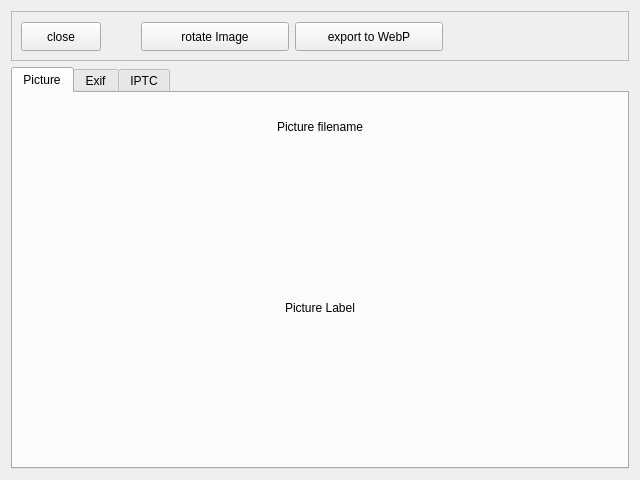
<?xml version="1.0" encoding="UTF-8"?>
<ui version="4.0">
 <class>PictureWidget</class>
 <widget class="QWidget" name="PictureWidget">
  <property name="windowModality">
   <enum>Qt::WindowModality::ApplicationModal</enum>
  </property>
  <property name="geometry">
   <rect>
    <x>0</x>
    <y>0</y>
    <width>640</width>
    <height>480</height>
   </rect>
  </property>
  <property name="sizePolicy">
   <sizepolicy hsizetype="Expanding" vsizetype="Expanding">
    <horstretch>0</horstretch>
    <verstretch>0</verstretch>
   </sizepolicy>
  </property>
  <property name="minimumSize">
   <size>
    <width>460</width>
    <height>0</height>
   </size>
  </property>
  <property name="windowTitle">
   <string>Picture Details</string>
  </property>
  <layout class="QVBoxLayout" name="verticalLayout">
   <item>
    <widget class="QFrame" name="frameToolbar">
     <property name="sizePolicy">
      <sizepolicy hsizetype="Expanding" vsizetype="Fixed">
       <horstretch>0</horstretch>
       <verstretch>0</verstretch>
      </sizepolicy>
     </property>
     <property name="minimumSize">
      <size>
       <width>0</width>
       <height>50</height>
      </size>
     </property>
     <property name="maximumSize">
      <size>
       <width>16777215</width>
       <height>50</height>
      </size>
     </property>
     <property name="frameShape">
      <enum>QFrame::Shape::StyledPanel</enum>
     </property>
     <property name="frameShadow">
      <enum>QFrame::Shadow::Raised</enum>
     </property>
     <widget class="QWidget" name="layoutWidget">
      <property name="geometry">
       <rect>
        <x>10</x>
        <y>10</y>
        <width>422</width>
        <height>32</height>
       </rect>
      </property>
      <layout class="QHBoxLayout" name="horizontalLayout_4">
       <item>
        <widget class="QPushButton" name="closeBtn">
         <property name="minimumSize">
          <size>
           <width>0</width>
           <height>29</height>
          </size>
         </property>
         <property name="maximumSize">
          <size>
           <width>16777215</width>
           <height>29</height>
          </size>
         </property>
         <property name="text">
          <string>close</string>
         </property>
        </widget>
       </item>
       <item>
        <spacer name="horizontalSpacer">
         <property name="orientation">
          <enum>Qt::Orientation::Horizontal</enum>
         </property>
         <property name="sizeHint" stdset="0">
          <size>
           <width>40</width>
           <height>20</height>
          </size>
         </property>
        </spacer>
       </item>
       <item>
        <widget class="QPushButton" name="rotateSrcImg_Btn">
         <property name="minimumSize">
          <size>
           <width>148</width>
           <height>29</height>
          </size>
         </property>
         <property name="maximumSize">
          <size>
           <width>148</width>
           <height>29</height>
          </size>
         </property>
         <property name="text">
          <string>rotate Image</string>
         </property>
        </widget>
       </item>
       <item>
        <widget class="QPushButton" name="exportSrcToWebp_Btn">
         <property name="minimumSize">
          <size>
           <width>148</width>
           <height>29</height>
          </size>
         </property>
         <property name="maximumSize">
          <size>
           <width>148</width>
           <height>29</height>
          </size>
         </property>
         <property name="text">
          <string>export to WebP</string>
         </property>
        </widget>
       </item>
      </layout>
     </widget>
    </widget>
   </item>
   <item>
    <widget class="QTabWidget" name="tabWidget">
     <property name="sizePolicy">
      <sizepolicy hsizetype="Expanding" vsizetype="Expanding">
       <horstretch>0</horstretch>
       <verstretch>0</verstretch>
      </sizepolicy>
     </property>
     <property name="currentIndex">
      <number>0</number>
     </property>
     <widget class="QWidget" name="tab_1_Picture">
      <attribute name="title">
       <string>Picture</string>
      </attribute>
      <layout class="QHBoxLayout" name="horizontalLayout_3">
       <item>
        <layout class="QVBoxLayout" name="verticalLayout_2">
         <item>
          <widget class="QLabel" name="filename_label">
           <property name="minimumSize">
            <size>
             <width>0</width>
             <height>50</height>
            </size>
           </property>
           <property name="maximumSize">
            <size>
             <width>16777215</width>
             <height>50</height>
            </size>
           </property>
           <property name="text">
            <string>Picture filename</string>
           </property>
           <property name="alignment">
            <set>Qt::AlignmentFlag::AlignCenter</set>
           </property>
          </widget>
         </item>
         <item>
          <widget class="QLabel" name="picture_label">
           <property name="sizePolicy">
            <sizepolicy hsizetype="Ignored" vsizetype="Ignored">
             <horstretch>0</horstretch>
             <verstretch>0</verstretch>
            </sizepolicy>
           </property>
           <property name="text">
            <string>Picture Label</string>
           </property>
           <property name="scaledContents">
            <bool>false</bool>
           </property>
           <property name="alignment">
            <set>Qt::AlignmentFlag::AlignCenter</set>
           </property>
          </widget>
         </item>
        </layout>
       </item>
      </layout>
     </widget>
     <widget class="QWidget" name="tab_2_Exif">
      <attribute name="title">
       <string>Exif</string>
      </attribute>
      <layout class="QHBoxLayout" name="horizontalLayout_2">
       <item>
        <widget class="QTableWidget" name="exifTableWidget"/>
       </item>
      </layout>
     </widget>
     <widget class="QWidget" name="tab_3_Iptc">
      <attribute name="title">
       <string>IPTC</string>
      </attribute>
      <layout class="QHBoxLayout" name="horizontalLayout">
       <item>
        <widget class="QTableWidget" name="iptcTableWidget"/>
       </item>
      </layout>
     </widget>
    </widget>
   </item>
  </layout>
 </widget>
 <resources/>
 <connections/>
</ui>
